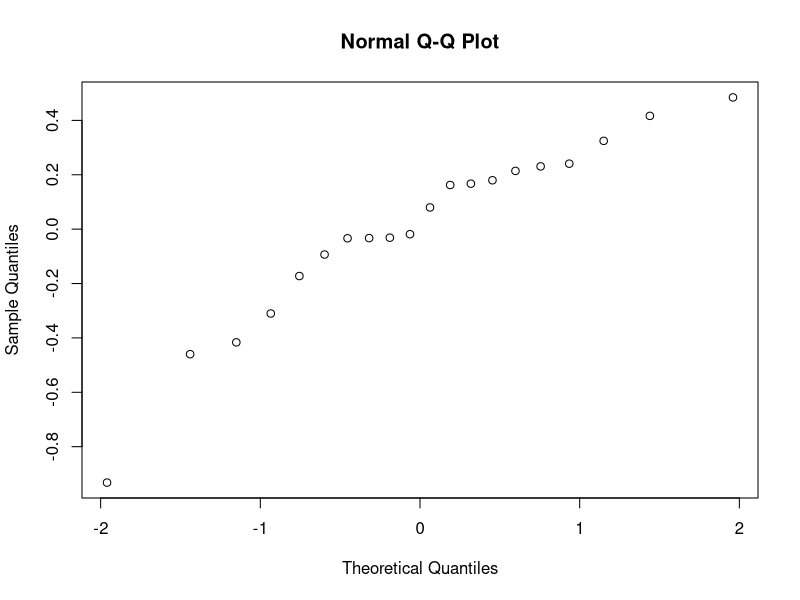
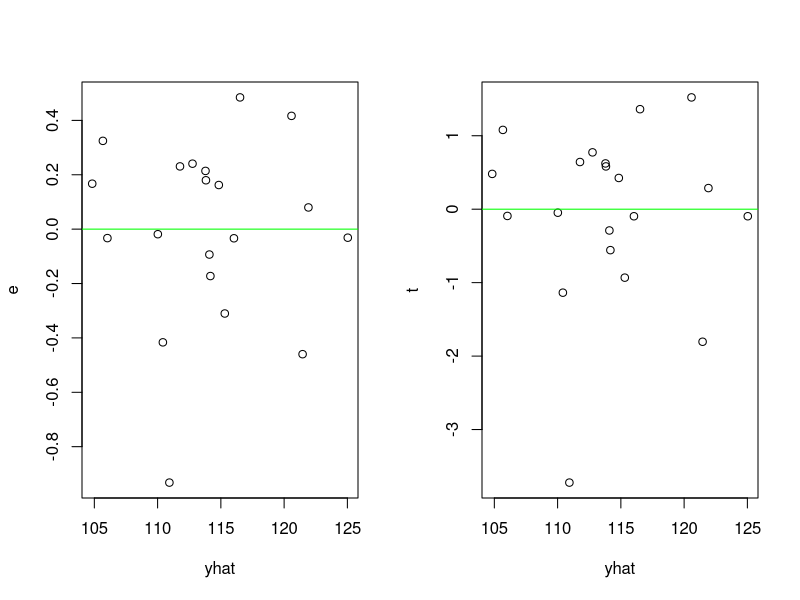
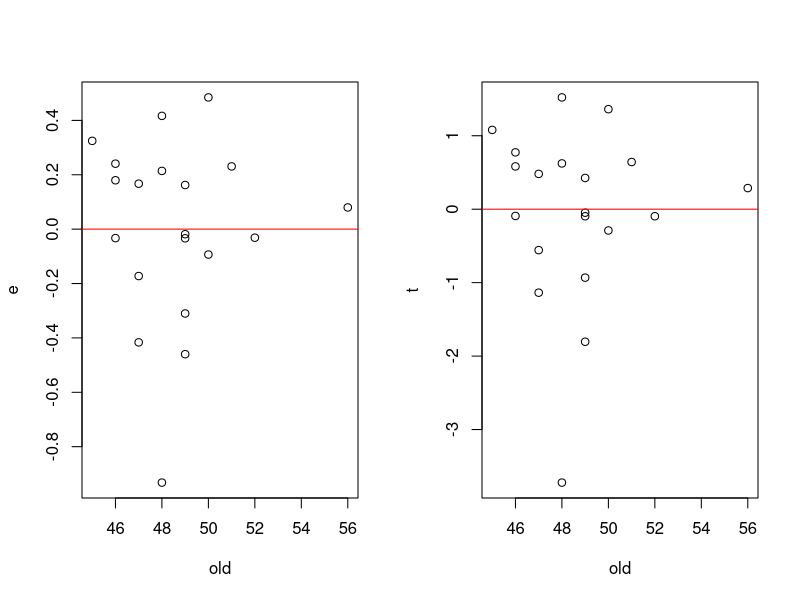
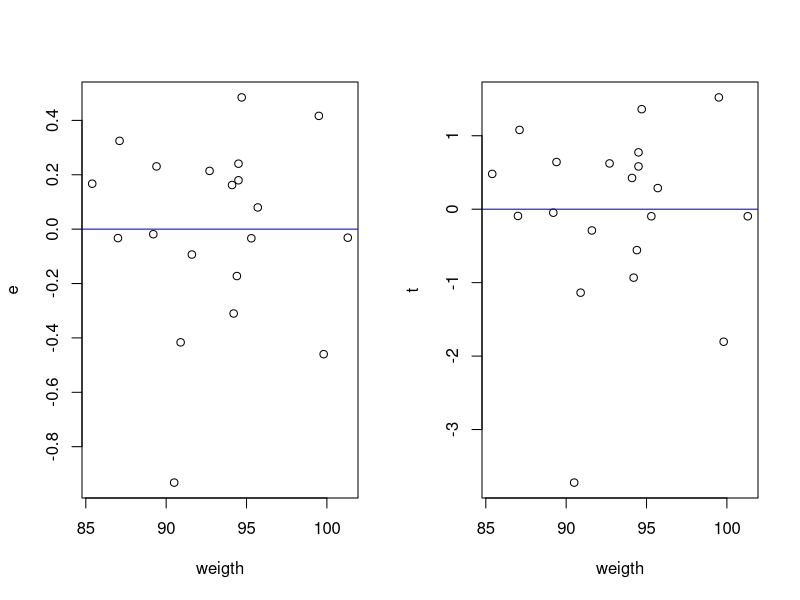
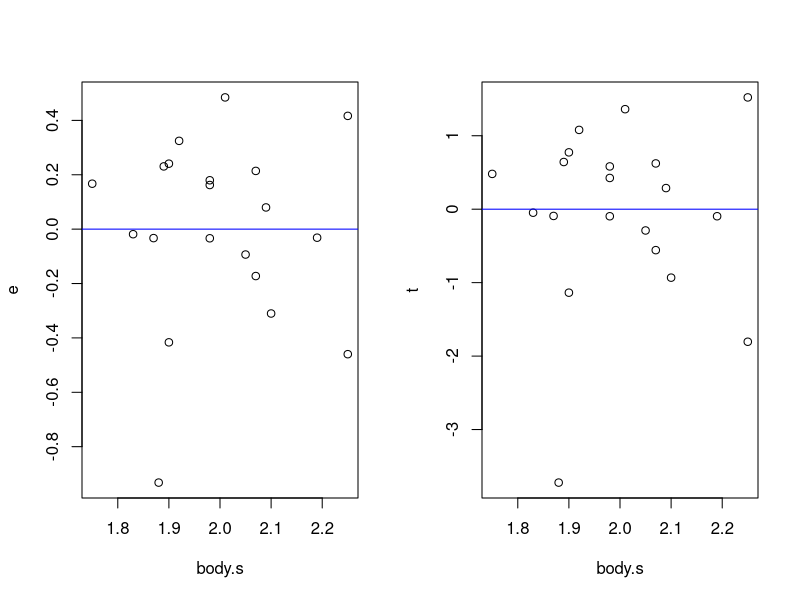
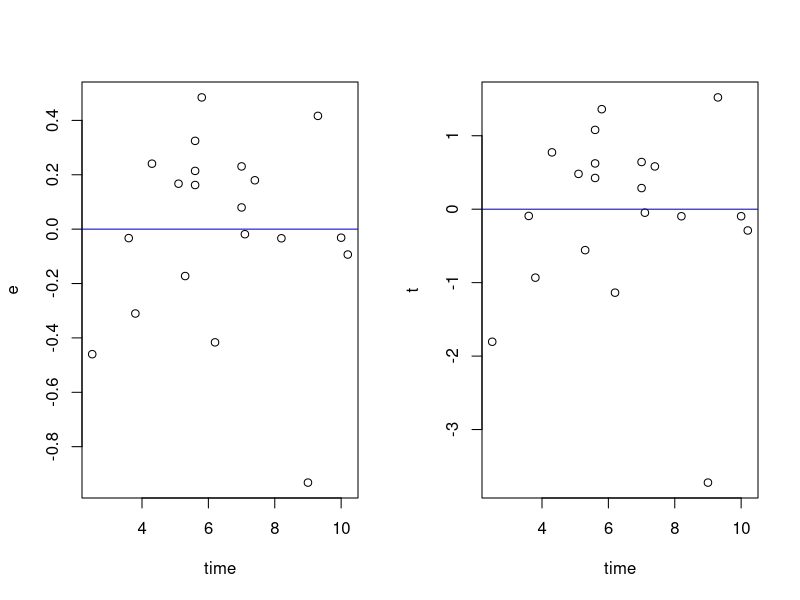
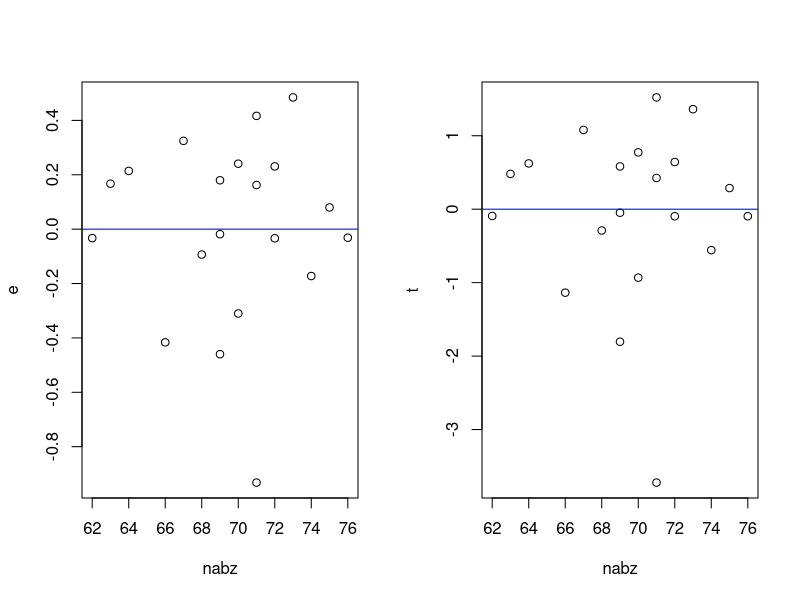
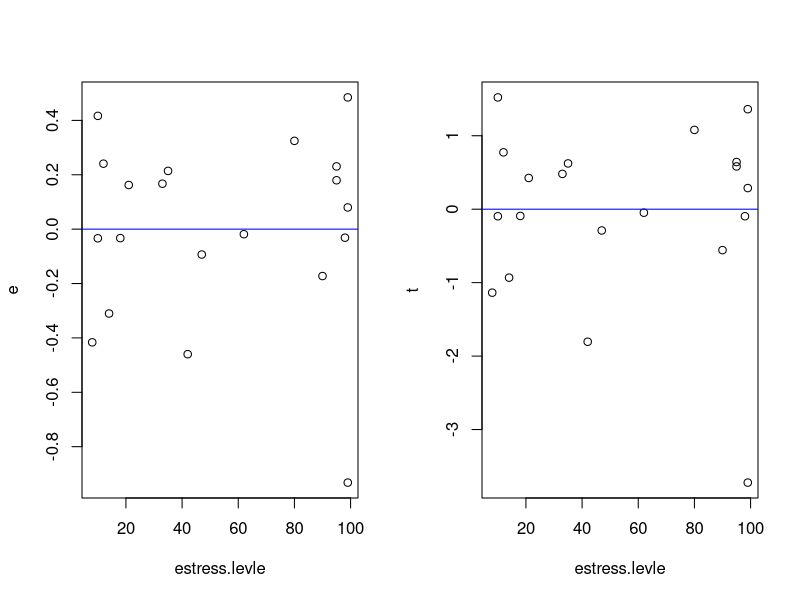

Here is the R script that generated these plots, in order:
rm(list = ls())
Bp<-c(105,115,116,117,112,121,121,110,110,114,114,115,114,106,125,114,106,113,110,122)
old<-c(47,49,49,50,51,48,49,47,49,48,47,49,50,45,52,46,46,46,48,56)
weigth<-c(85.4,94.2,95.3,94.7,89.4,99.5,99.8,90.9,89.2,92.7,94.4,94.1,91.6,87.1,101.3,94.5,87.0,94.5,90.5,95.7)
body.s<-c(1.75,2.10,1.98,2.01,1.89,2.25,2.25,1.90,1.83,2.07,2.07,1.98,2.05,1.92,2.19,1.98,1.87,1.90,1.88,2.09)
time<-c(5.1,3.8,8.2,5.8,7.0,9.3,2.5,6.2,7.1,5.6,5.3,5.6,10.2,5.6,10.0,7.4,3.6,4.3,9.0,7.0)
nabz<-c(63,70,72,73,72,71,69,66,69,64,74,71,68,67,76,69,62,70,71,75)
estress.levle<-c(33,14,10,99,95,10,42,8,62,35,90,21,47,80,98,95,18,12,99,99)
dddd=data.frame(Bp , old , weigth , body.s , time , nabz ,estress.levle)
Bp.fit<-lm(Bp~old+weigth+body.s+time+nabz+estress.levle)
summary(Bp.fit)
confint(Bp.fit)
newd=data.frame(old=46,weigth=90,body.s=2,time=4,nabz=74,estress.levle=34)
(pred.w.clim<-predict(Bp.fit , interval="confidence"))
(pred.w.clim<-predict(Bp.fit ,newdata = newd, interval="confidence"))
(pred.w.clim<-predict(Bp.fit , interval="prediction"))
newd=data.frame(old=57,weigth=82,body.s=7.1,time=9,nabz=68,estress.levle=50)
(pred.w.clim<-predict(Bp.fit ,newdata = newd,interval="prediction"))
anova(Bp.fit)
lm.fit1<-lm(Bp~old)
anova(lm.fit1)
lm.fit2<-lm(Bp~weigth)
anova(lm.fit2)
lm.fit3<-lm(Bp~body.s)
anova(lm.fit3)
lm.fit4<-lm(Bp~time)
anova(lm.fit4)
lm.fit5<-lm(Bp~nabz)
anova(lm.fit5)
lm.fit6<-lm(Bp~estress.levle)
anova(lm.fit6)

lm.fit.1<-lm(Bp~old+weigth+body.s)
lm.fit<-update(lm.fit.1,.~.+time+nabz+estress.levle)
anova(lm.fit.1,lm.fit , test="F")

z1<-old
z2<-weigth
z3<-body.s
z4<-time+nabz+estress.levle
Reduce.fit<-lm(Bp~old+weigth+body.s+z4)
anova(Reduce.fit,Bp.fit)


summary(Bp.fit)
yhat<-Bp.fit$fitted.values
(e<-Bp.fit$residuals)
(t<-rstudent(Bp.fit))
(s<-rstandard(Bp.fit))
par(mfrow=c(1,1))
qqnorm(e)
par(mfrow=c(1,2))
plot(yhat,e)
abline(h=0,col="green")
plot(yhat,t)
abline(h=0,col="green")
plot(old,e)
abline(h=0,col="REd")
plot(old,t)
abline(h=0,col="red")
plot(weigth,e)
abline(h=0,col="Blue")
plot(weigth,t)
abline(h=0,col="blue")
plot(body.s,e)
abline(h=0,col="Blue")
plot(body.s,t)
abline(h=0,col="blue")
plot(time,e)
abline(h=0,col="Blue")
plot(time,t)
abline(h=0,col="blue")
plot(nabz,e)
abline(h=0,col="Blue")
plot(nabz,t)
abline(h=0,col="blue")
plot(estress.levle,e)
abline(h=0,col="Blue")
plot(estress.levle,t)
abline(h=0,col="blue")

